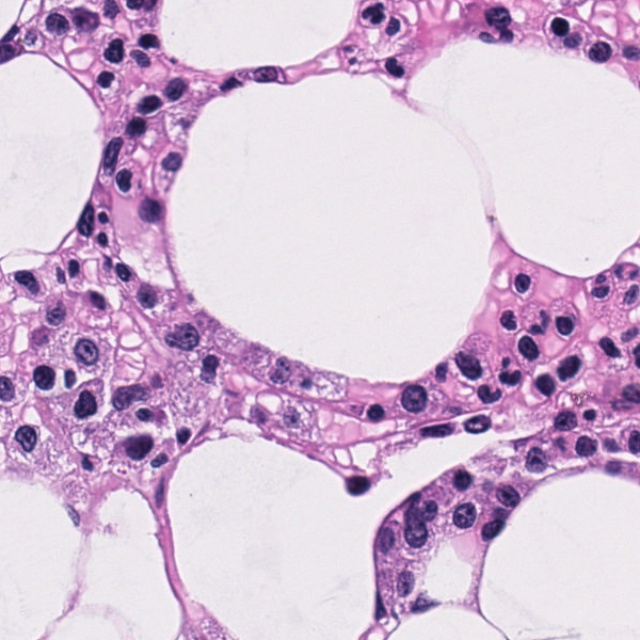
#> input picture projects/TensorflowSlightlyFlexibleUNet/MBM/mini_test/images/barrdistorted_101_0.3_0.3_1019.jpg, 640 x 640 px; its folder holds only this picture in this run
$ python countcells.py
#> lines starting #> are read from the running program, lines starting #| are printed output that depends on the picture; after the words box and inside, x2 and y2 are one past the last pixel; in counts of white or black regions, pixels touching at a corner belong together
import os
import cv2
import glob
import shutil
import traceback

class CellCounter:

  def __init__(self):
    pass

  def count(self, images_dir, output_dir):
#> called with images_dir = './mini_test/images', output_dir = './cell_count'
    image_files = glob.glob(images_dir + "/*.jpg")
    for image_file in image_files:
      print("--- image_file {}".format(image_file))
      image = cv2.imread(image_file)
#> image is the input picture: shape (640, 640, 3); mean B, G, R 212.4, 187.6, 211
      h, w, c = image.shape
#> h = 640; w = 640; c = 3
      gray = cv2.cvtColor(image, cv2.COLOR_BGR2GRAY)
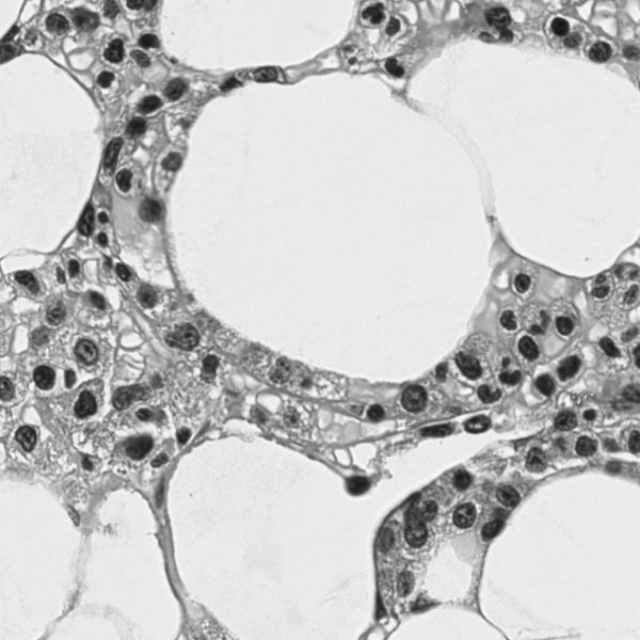
#> gray: shape (640, 640); min 18, max 251, mean 197.4
      gray = cv2.resize(gray, (w*4, h*4))
#> gray: shape (2560, 2560)


      ret, gray = cv2.threshold(gray, 20, 255, cv2.THRESH_BINARY)
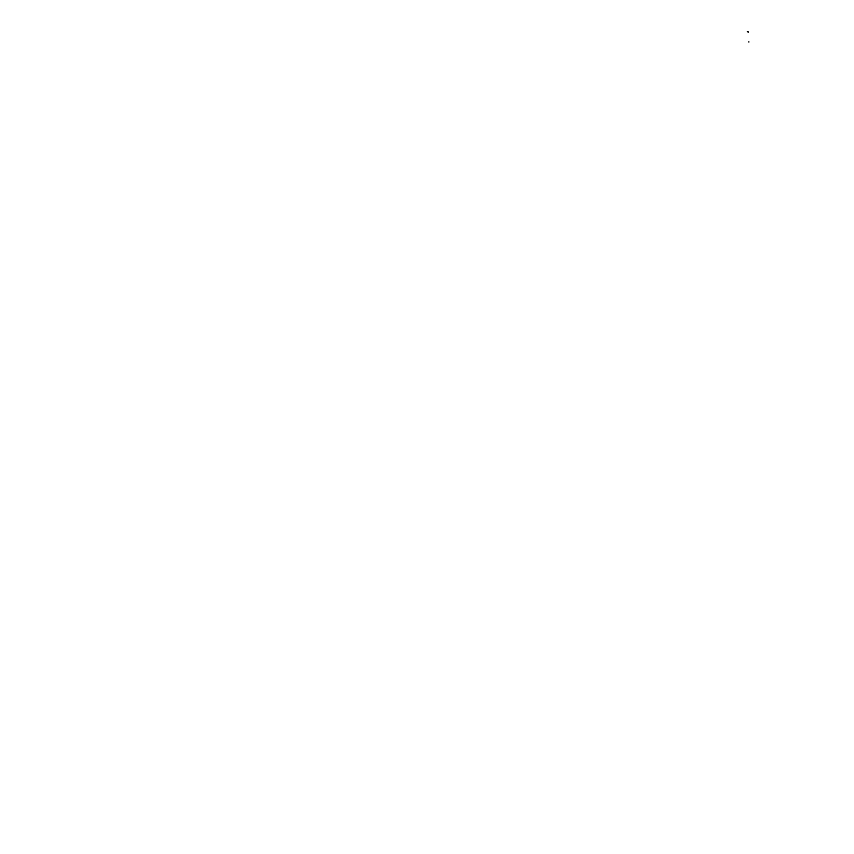
#> gray: shape (2560, 2560) (shown at 1/3 size); 100% white; 2 black regions (1 under 20 px)

      contours, hierarchy = cv2.findContours(
         gray, cv2.RETR_LIST,
         #cv2.RETR_EXTERNAL,
         #cv2.CHAIN_APPROX_NONE)
         #cv2.CHAIN_APPROX_TC89_KCOS)
         cv2.CHAIN_APPROX_TC89_L1)
#> contours = 3 contours, 1 with area under 20; largest, box (x1, y1, x2, y2) and area: (0, 0, 2560, 2560) 6548481, (2239, 92, 2248, 99) 31
         #  #cv2.CHAIN_APPROX_NONE) #cv2.CHAIN_APPROX_SIMPLE)
      #print("--- cell count {}".format(contours))
      print("--- count {}".format(len(contours)))
#| --- count 3
      for i, cnt in enumerate(contours):
         print("--- {}  shape {}".format(i, cnt.shape))
#> this loop made 3 passes
#> cnt on pass 3: [[0, 0], [0, 2559], [2559, 2559], [2559, 0]]
#| --- 0  shape (5, 1, 2)
#| --- 1  shape (6, 1, 2)
#| --- 2  shape (4, 1, 2)


if __name__ == "__main__":
  try:
    images_dir = "./mini_test/images"
    output_dir = "./cell_count"
    counter = CellCounter()
    counter.count(images_dir, output_dir)

  except:
    traceback.print_exc()

$ run again, on projects/TensorflowSlightlyFlexibleUNet/MBM/mini_test/images/barrdistorted_103_0.3_0.3_1003.jpg
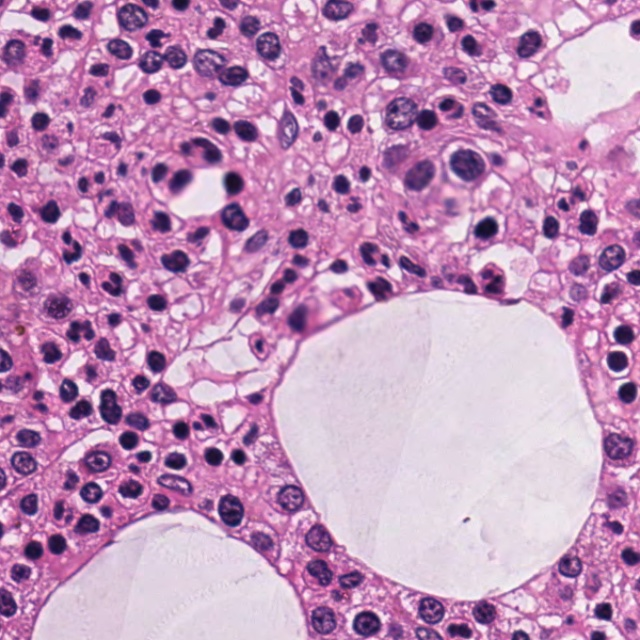
#> input picture projects/TensorflowSlightlyFlexibleUNet/MBM/mini_test/images/barrdistorted_103_0.3_0.3_1003.jpg, 640 x 640 px
#> in count, image is the input picture: shape (640, 640, 3); mean B, G, R 185.8, 145.8, 192.7
#> in count, `gray = cv2.cvtColor(image, cv2.COLOR_BGR2GRAY)`:
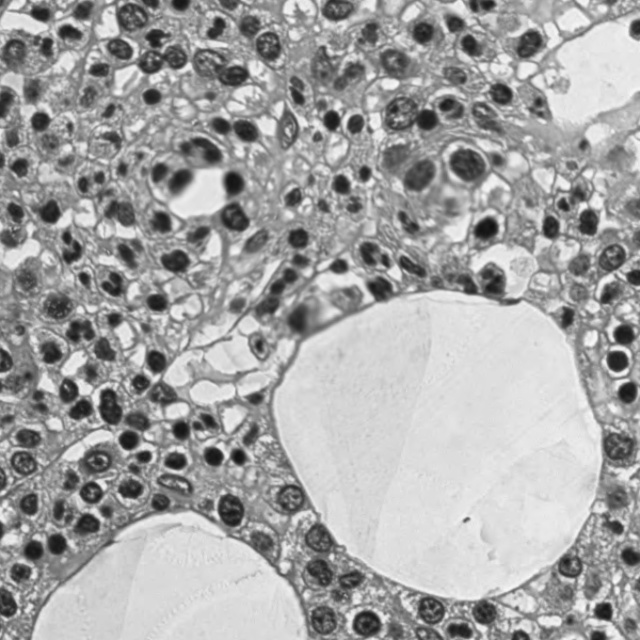
#> gray: shape (640, 640); min 16, max 249, mean 164.4
#> contours = 11 contours, 5 with area under 20; largest, box (x1, y1, x2, y2) and area: (0, 0, 2560, 2560) 6548481, (1957, 898, 1976, 919) 299, (942, 1812, 962, 1837) 264, (1918, 914, 1936, 929) 182, (922, 726, 929, 736) 32, (710, 1713, 717, 1720) 21
#| --- count 11
#> the loop in count, `for i, cnt in enumerate(contours):` made 11 passes
#> cnt on passes 2, 8, 9, 10, 11: [[865, 1828], [865, 1831]], [[929, 720], [931, 722], [927, 722]], [[924, 710]], [[932, 705], [934, 708], [931, 707]], [[0, 0], [0, 2559], [2559, 2559], [2559, 0]]
#> (printed output is left out)

$ run again, on projects/TensorflowSlightlyFlexibleUNet/MBM/mini_test/images/barrdistorted_103_0.3_0.3_1006.jpg
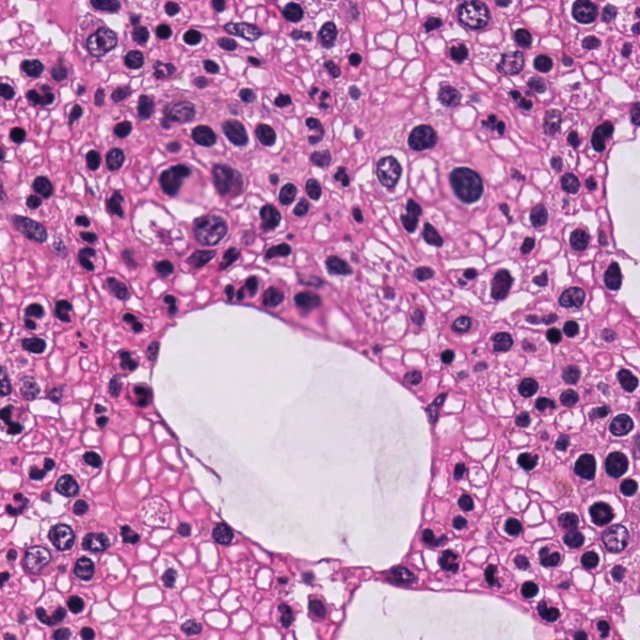
#> input picture projects/TensorflowSlightlyFlexibleUNet/MBM/mini_test/images/barrdistorted_103_0.3_0.3_1006.jpg, 640 x 640 px
#> in count, image is the input picture: shape (640, 640, 3); mean B, G, R 179.8, 135.5, 191.6
#> in count, `gray = cv2.cvtColor(image, cv2.COLOR_BGR2GRAY)`:
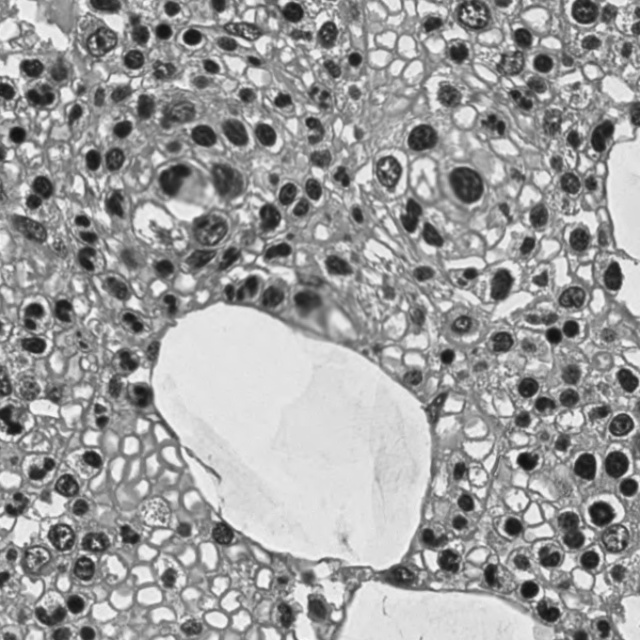
#> gray: shape (640, 640); min 16, max 251, mean 157.3
#> contours = 14 contours, 7 with area under 20; largest, box (x1, y1, x2, y2) and area: (0, 0, 2560, 2560) 6548481, (50, 522, 84, 554) 550, (2084, 1828, 2111, 1861) 496, (2200, 1332, 2232, 1358) 476, (2191, 2445, 2201, 2456) 67, (651, 108, 665, 116) 36, (643, 120, 650, 127) 21
#| --- count 14
#> the loop in count, `for i, cnt in enumerate(contours):` made 14 passes
#> cnt on passes 2, 3, 4, 5, 6, 9, 14: [[298, 2408], [300, 2410], [296, 2410]], [[2100, 2362]], [[2110, 2352], [2110, 2355]], [[2115, 2342], [2112, 2346]], [[2413, 2086]], [[1778, 1427], [1778, 1434]], [[0, 0], [0, 2559], [2559, 2559], [2559, 0]]
#> (printed output is left out)

$ run again, on projects/TensorflowSlightlyFlexibleUNet/MBM/mini_test/images/barrdistorted_101_0.3_0.3_1029.jpg
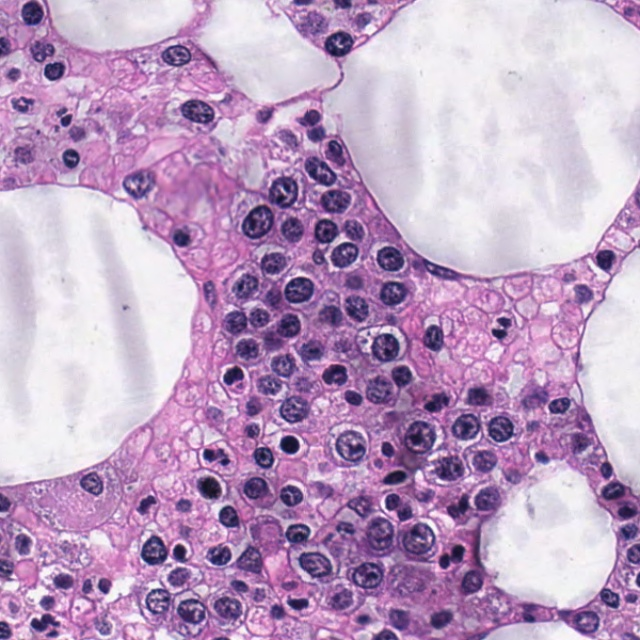
#> input picture projects/TensorflowSlightlyFlexibleUNet/MBM/mini_test/images/barrdistorted_101_0.3_0.3_1029.jpg, 640 x 640 px
#> in count, image is the input picture: shape (640, 640, 3); mean B, G, R 194.7, 158.9, 189.2
#> in count, `gray = cv2.cvtColor(image, cv2.COLOR_BGR2GRAY)`:
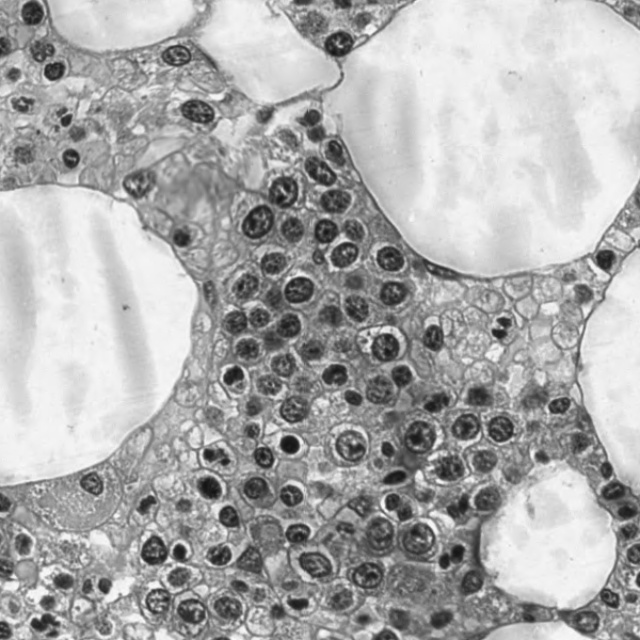
#> gray: shape (640, 640); min 19, max 252, mean 172.1
#> contours = 7 contours, 3 with area under 20; largest, box (x1, y1, x2, y2) and area: (0, 0, 2560, 2560) 6548481, (819, 1935, 826, 1948) 54, (851, 1965, 861, 1972) 35, (1117, 793, 1127, 801) 34
#| --- count 7
#> the loop in count, `for i, cnt in enumerate(contours):` made 7 passes
#> cnt on passes 1, 6, 7: [[851, 1967], [849, 1969]], [[1332, 210], [1334, 212]], [[0, 0], [0, 2559], [2559, 2559], [2559, 0]]
#> (printed output is left out)
